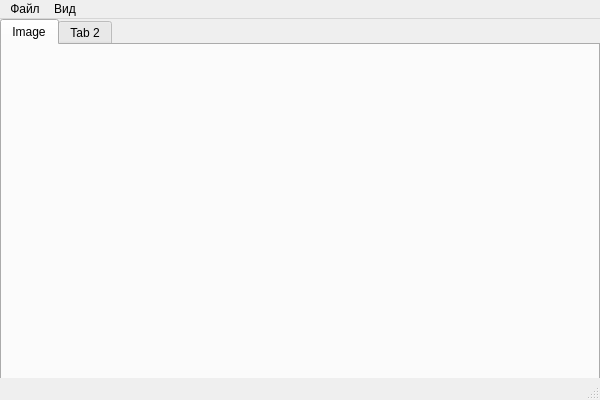
<?xml version="1.0" encoding="UTF-8"?>
<ui version="4.0">
 <class>MainWindow</class>
 <widget class="QMainWindow" name="MainWindow">
  <property name="geometry">
   <rect>
    <x>0</x>
    <y>0</y>
    <width>600</width>
    <height>400</height>
   </rect>
  </property>
  <property name="windowTitle">
   <string>MainWindow</string>
  </property>
  <widget class="QWidget" name="centralwidget">
   <widget class="QTabWidget" name="tabWidget">
    <property name="geometry">
     <rect>
      <x>0</x>
      <y>0</y>
      <width>600</width>
      <height>361</height>
     </rect>
    </property>
    <property name="currentIndex">
     <number>0</number>
    </property>
    <widget class="QWidget" name="tab">
     <attribute name="title">
      <string>Image</string>
     </attribute>
     <widget class="QLabel" name="label">
      <property name="geometry">
       <rect>
        <x>0</x>
        <y>0</y>
        <width>591</width>
        <height>331</height>
       </rect>
      </property>
      <property name="text">
       <string/>
      </property>
      <property name="pixmap">
       <pixmap>../../Desktop/КФ/2Yk0V7D3GDo.jpg</pixmap>
      </property>
     </widget>
    </widget>
    <widget class="QWidget" name="Form">
     <property name="layoutDirection">
      <enum>Qt::LeftToRight</enum>
     </property>
     <attribute name="title">
      <string>Tab 2</string>
     </attribute>
     <widget class="QWidget" name="verticalLayoutWidget">
      <property name="geometry">
       <rect>
        <x>0</x>
        <y>0</y>
        <width>591</width>
        <height>332</height>
       </rect>
      </property>
      <layout class="QVBoxLayout" name="verticalLayout">
       <item>
        <widget class="QPlainTextEdit" name="plainTextEdit_2"/>
       </item>
       <item>
        <widget class="QComboBox" name="comboBox">
         <item>
          <property name="text">
           <string>Element1</string>
          </property>
         </item>
         <item>
          <property name="text">
           <string>new_item</string>
          </property>
         </item>
        </widget>
       </item>
       <item>
        <widget class="QSlider" name="horizontalSlider">
         <property name="orientation">
          <enum>Qt::Horizontal</enum>
         </property>
        </widget>
       </item>
       <item>
        <widget class="QDateTimeEdit" name="dateTimeEdit"/>
       </item>
       <item>
        <widget class="QPlainTextEdit" name="plainTextEdit"/>
       </item>
       <item>
        <widget class="QCheckBox" name="checkBox">
         <property name="text">
          <string>CheckBox</string>
         </property>
        </widget>
       </item>
       <item>
        <widget class="QPushButton" name="pushButton">
         <property name="text">
          <string>Нажми на меня</string>
         </property>
        </widget>
       </item>
      </layout>
     </widget>
    </widget>
   </widget>
  </widget>
  <widget class="QMenuBar" name="menubar">
   <property name="geometry">
    <rect>
     <x>0</x>
     <y>0</y>
     <width>600</width>
     <height>26</height>
    </rect>
   </property>
   <widget class="QMenu" name="menu">
    <property name="title">
     <string>Файл</string>
    </property>
    <addaction name="separator"/>
    <addaction name="action_2"/>
    <addaction name="action_3"/>
    <addaction name="separator"/>
    <addaction name="action_5"/>
   </widget>
   <widget class="QMenu" name="menu_2">
    <property name="title">
     <string>Вид</string>
    </property>
   </widget>
   <addaction name="menu"/>
   <addaction name="menu_2"/>
  </widget>
  <widget class="QStatusBar" name="statusbar"/>
  <action name="action_2">
   <property name="text">
    <string>Сохранить</string>
   </property>
  </action>
  <action name="action_3">
   <property name="text">
    <string>Открыть</string>
   </property>
  </action>
  <action name="action_5">
   <property name="text">
    <string>Выйти</string>
   </property>
  </action>
 </widget>
 <resources/>
 <connections/>
</ui>
